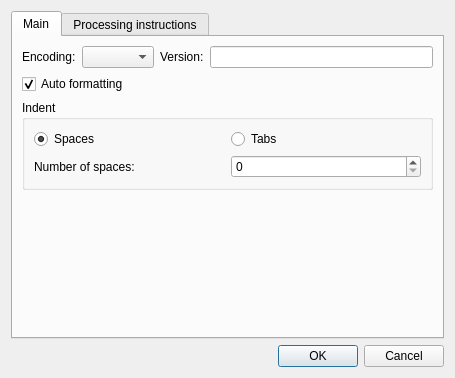
<?xml version="1.0" encoding="UTF-8"?>
<ui version="4.0">
 <class>DocumentPropertiesDialog</class>
 <widget class="QDialog" name="DocumentPropertiesDialog">
  <property name="windowModality">
   <enum>Qt::WindowModal</enum>
  </property>
  <property name="geometry">
   <rect>
    <x>0</x>
    <y>0</y>
    <width>455</width>
    <height>378</height>
   </rect>
  </property>
  <property name="windowTitle">
   <string>Properties</string>
  </property>
  <layout class="QVBoxLayout" name="verticalLayout_2">
   <item>
    <widget class="QTabWidget" name="tabWidget">
     <property name="currentIndex">
      <number>0</number>
     </property>
     <widget class="QWidget" name="tabMain">
      <attribute name="title">
       <string>Main</string>
      </attribute>
      <layout class="QVBoxLayout" name="verticalLayout_3">
       <item>
        <layout class="QHBoxLayout" name="horizontalLayout_2">
         <item>
          <widget class="QLabel" name="labelEncoding">
           <property name="sizePolicy">
            <sizepolicy hsizetype="Maximum" vsizetype="Preferred">
             <horstretch>0</horstretch>
             <verstretch>0</verstretch>
            </sizepolicy>
           </property>
           <property name="text">
            <string>Encoding:</string>
           </property>
          </widget>
         </item>
         <item>
          <widget class="QComboBox" name="comboBoxEncoding"/>
         </item>
         <item>
          <widget class="QLabel" name="labelVersion">
           <property name="text">
            <string>Version:</string>
           </property>
          </widget>
         </item>
         <item>
          <widget class="QLineEdit" name="lineEditVersion"/>
         </item>
        </layout>
       </item>
       <item>
        <widget class="QCheckBox" name="checkBoxAutoFormatting">
         <property name="text">
          <string>Auto formatting</string>
         </property>
         <property name="checked">
          <bool>true</bool>
         </property>
        </widget>
       </item>
       <item>
        <widget class="QGroupBox" name="groupBoxIndent">
         <property name="title">
          <string>Indent</string>
         </property>
         <layout class="QVBoxLayout" name="verticalLayout">
          <item>
           <layout class="QHBoxLayout" name="horizontalLayout">
            <item>
             <widget class="QRadioButton" name="radioButtonSpaces">
              <property name="text">
               <string>Spaces</string>
              </property>
              <property name="checked">
               <bool>true</bool>
              </property>
              <attribute name="buttonGroup">
               <string notr="true">buttonGroup</string>
              </attribute>
             </widget>
            </item>
            <item>
             <widget class="QRadioButton" name="radioButtonTabs">
              <property name="text">
               <string>Tabs</string>
              </property>
              <attribute name="buttonGroup">
               <string notr="true">buttonGroup</string>
              </attribute>
             </widget>
            </item>
           </layout>
          </item>
          <item>
           <layout class="QHBoxLayout" name="horizontalLayout_4">
            <item>
             <widget class="QLabel" name="labelIndentNumber">
              <property name="text">
               <string>Number of spaces:</string>
              </property>
             </widget>
            </item>
            <item>
             <widget class="QSpinBox" name="spinBoxNumber"/>
            </item>
           </layout>
          </item>
         </layout>
        </widget>
       </item>
       <item>
        <spacer name="verticalSpacer">
         <property name="orientation">
          <enum>Qt::Vertical</enum>
         </property>
         <property name="sizeHint" stdset="0">
          <size>
           <width>20</width>
           <height>40</height>
          </size>
         </property>
        </spacer>
       </item>
      </layout>
     </widget>
     <widget class="QWidget" name="tabPI">
      <attribute name="title">
       <string>Processing instructions</string>
      </attribute>
      <layout class="QVBoxLayout" name="verticalLayout_6">
       <item>
        <layout class="QHBoxLayout" name="horizontalLayout_3">
         <item>
          <widget class="QListView" name="listViewPI"/>
         </item>
         <item>
          <layout class="QVBoxLayout" name="verticalLayout_4">
           <item>
            <widget class="QPushButton" name="pushButtonPIAdd">
             <property name="text">
              <string>&amp;Add</string>
             </property>
             <attribute name="buttonGroup">
              <string notr="true">buttonGroupPIACtion</string>
             </attribute>
            </widget>
           </item>
           <item>
            <widget class="QPushButton" name="pushButtonPIRemove">
             <property name="text">
              <string>&amp;Remove</string>
             </property>
             <attribute name="buttonGroup">
              <string notr="true">buttonGroupPIACtion</string>
             </attribute>
            </widget>
           </item>
           <item>
            <widget class="QPushButton" name="pushButtonPIEditToggle">
             <property name="text">
              <string>&amp;Edit &gt;&gt;</string>
             </property>
             <property name="checkable">
              <bool>true</bool>
             </property>
            </widget>
           </item>
           <item>
            <spacer name="verticalSpacer_3">
             <property name="orientation">
              <enum>Qt::Vertical</enum>
             </property>
             <property name="sizeHint" stdset="0">
              <size>
               <width>20</width>
               <height>40</height>
              </size>
             </property>
            </spacer>
           </item>
          </layout>
         </item>
        </layout>
       </item>
       <item>
        <widget class="QGroupBox" name="groupBoxPIEdit">
         <property name="title">
          <string>Edit</string>
         </property>
         <layout class="QVBoxLayout" name="verticalLayout_5">
          <item>
           <widget class="QLabel" name="labelPITarget">
            <property name="text">
             <string>Target:</string>
            </property>
           </widget>
          </item>
          <item>
           <widget class="QLineEdit" name="lineEditPITarget"/>
          </item>
          <item>
           <widget class="QLabel" name="labelPIData">
            <property name="text">
             <string>Data:</string>
            </property>
           </widget>
          </item>
          <item>
           <widget class="QLineEdit" name="lineEditPIData"/>
          </item>
          <item>
           <spacer name="verticalSpacer_2">
            <property name="orientation">
             <enum>Qt::Vertical</enum>
            </property>
            <property name="sizeHint" stdset="0">
             <size>
              <width>20</width>
              <height>40</height>
             </size>
            </property>
           </spacer>
          </item>
         </layout>
        </widget>
       </item>
      </layout>
     </widget>
    </widget>
   </item>
   <item>
    <widget class="QDialogButtonBox" name="buttonBox">
     <property name="orientation">
      <enum>Qt::Horizontal</enum>
     </property>
     <property name="standardButtons">
      <set>QDialogButtonBox::Cancel|QDialogButtonBox::Ok</set>
     </property>
    </widget>
   </item>
  </layout>
 </widget>
 <tabstops>
  <tabstop>comboBoxEncoding</tabstop>
  <tabstop>lineEditVersion</tabstop>
  <tabstop>radioButtonSpaces</tabstop>
  <tabstop>radioButtonTabs</tabstop>
  <tabstop>spinBoxNumber</tabstop>
  <tabstop>buttonBox</tabstop>
 </tabstops>
 <resources/>
 <connections>
  <connection>
   <sender>buttonBox</sender>
   <signal>accepted()</signal>
   <receiver>DocumentPropertiesDialog</receiver>
   <slot>accept()</slot>
   <hints>
    <hint type="sourcelabel">
     <x>254</x>
     <y>373</y>
    </hint>
    <hint type="destinationlabel">
     <x>157</x>
     <y>274</y>
    </hint>
   </hints>
  </connection>
  <connection>
   <sender>buttonBox</sender>
   <signal>rejected()</signal>
   <receiver>DocumentPropertiesDialog</receiver>
   <slot>reject()</slot>
   <hints>
    <hint type="sourcelabel">
     <x>322</x>
     <y>373</y>
    </hint>
    <hint type="destinationlabel">
     <x>286</x>
     <y>274</y>
    </hint>
   </hints>
  </connection>
  <connection>
   <sender>pushButtonPIEditToggle</sender>
   <signal>toggled(bool)</signal>
   <receiver>groupBoxPIEdit</receiver>
   <slot>setVisible(bool)</slot>
   <hints>
    <hint type="sourcelabel">
     <x>368</x>
     <y>128</y>
    </hint>
    <hint type="destinationlabel">
     <x>372</x>
     <y>167</y>
    </hint>
   </hints>
  </connection>
 </connections>
 <buttongroups>
  <buttongroup name="buttonGroupPIACtion"/>
  <buttongroup name="buttonGroup"/>
 </buttongroups>
</ui>
